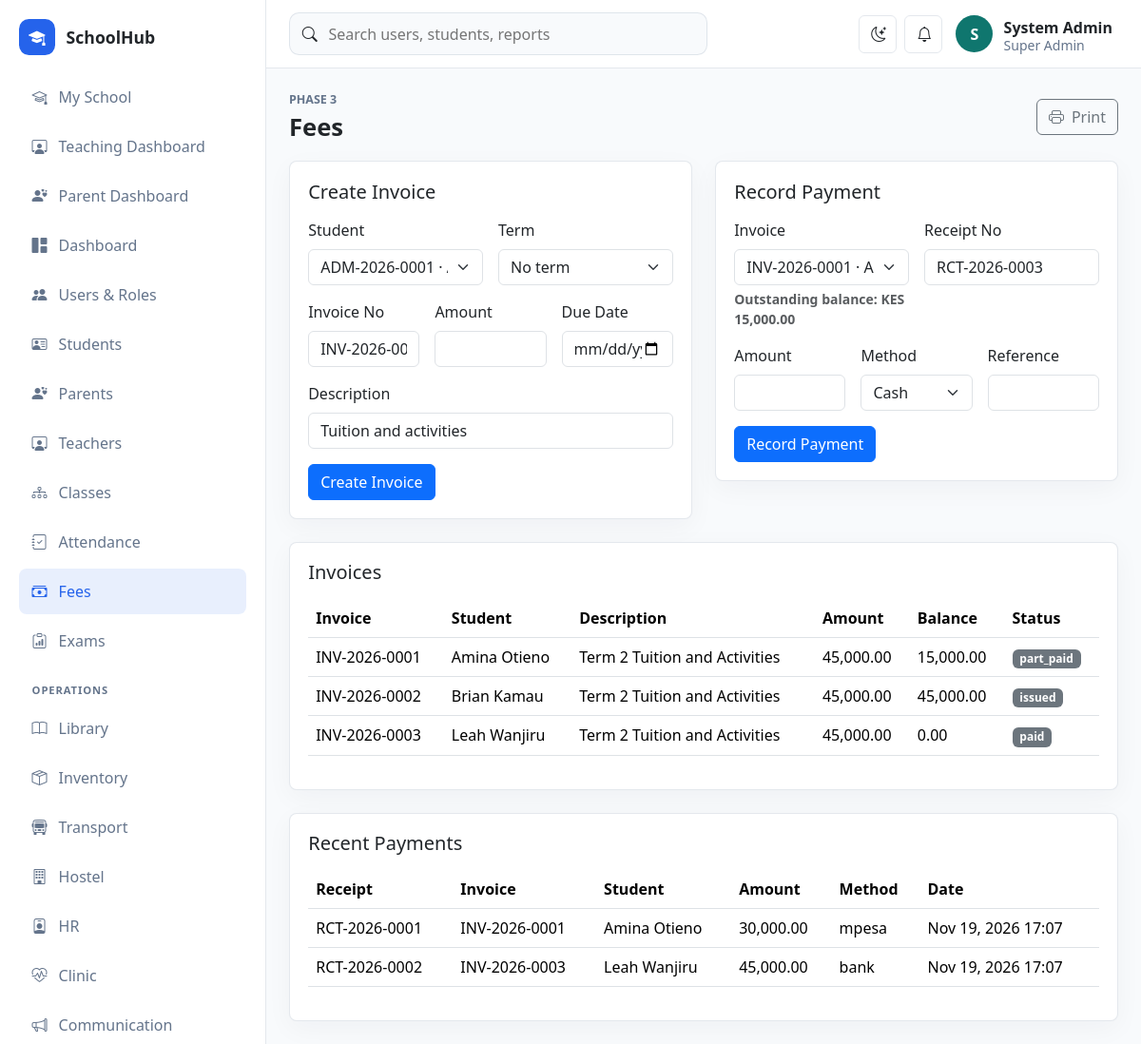
Page /school/public/fees (signed in) on the committed database.
### tables this page shows
CREATE TABLE fee_invoices (
    id BIGINT UNSIGNED AUTO_INCREMENT PRIMARY KEY,
    student_id BIGINT UNSIGNED NOT NULL,
    term_id BIGINT UNSIGNED NULL,
    invoice_no VARCHAR(80) NOT NULL UNIQUE,
    description VARCHAR(190) NOT NULL,
    amount DECIMAL(12,2) NOT NULL,
    balance DECIMAL(12,2) NOT NULL,
    due_date DATE NOT NULL,
    status ENUM('draft', 'issued', 'part_paid', 'paid', 'overdue', 'void') NOT NULL DEFAULT 'issued',
    created_at TIMESTAMP DEFAULT CURRENT_TIMESTAMP,
    INDEX idx_fee_invoices_student_status (student_id, status),
    CONSTRAINT fk_fee_invoices_student FOREIGN KEY (student_id) REFERENCES students(id),
    CONSTRAINT fk_fee_invoices_term FOREIGN KEY (term_id) REFERENCES terms(id) ON DELETE SET NULL
);

CREATE TABLE fee_payments (
    id BIGINT UNSIGNED AUTO_INCREMENT PRIMARY KEY,
    invoice_id BIGINT UNSIGNED NOT NULL,
    receipt_no VARCHAR(80) NOT NULL UNIQUE,
    amount_paid DECIMAL(12,2) NOT NULL,
    payment_method ENUM('cash', 'bank', 'mpesa', 'paypal', 'stripe') NOT NULL,
    payment_reference VARCHAR(120) NULL,
    received_by BIGINT UNSIGNED NULL,
    paid_at TIMESTAMP DEFAULT CURRENT_TIMESTAMP,
    INDEX idx_fee_payments_invoice (invoice_id),
    CONSTRAINT fk_fee_payments_invoice FOREIGN KEY (invoice_id) REFERENCES fee_invoices(id),
    CONSTRAINT fk_fee_payments_user FOREIGN KEY (received_by) REFERENCES users(id) ON DELETE SET NULL
);

### app/Core/View.php (called while the page is built, shortened)
<?php
final class View
{
    public static function render(string $view, array $data = [], string $layout = 'app'): void
    {
        extract($data, EXTR_SKIP);
        $viewFile = dirname(__DIR__) . "/Views/{$view}.php";
        require $viewFile;
    }
}

### app/Controllers/FeeController.php (called while the page is built, shortened)
<?php
final class FeeController
{
    public function index(): void
    {
        View::render('fees/index', [
            'title' => 'Fees',
            'invoices' => Fee::invoices(),
            'payments' => Fee::payments(),
            'students' => Lookup::students(),
            'terms' => Lookup::terms(),
            'nextInvoiceNo' => Fee::nextInvoiceNo(),
            'nextReceiptNo' => Fee::nextReceiptNo(),
        ]);
    }
}

### app/Core/Router.php (called while the page is built, shortened)
<?php
final class Router
{
    private array $routes = [];
    public function get(string $path, array $handler): void
    {
        $this->routes['GET'][$this->normalize($path)] = $handler;
    }
    public function post(string $path, array $handler): void
    {
        $this->routes['POST'][$this->normalize($path)] = $handler;
    }
    public function dispatch(): void
    {
        $method = Request::method();
        $path = Request::path();
        $handler = $this->routes[$method][$path] ?? null;
        [$class, $action] = $handler;
        (new $class())->{$action}();
    }
    private function normalize(string $path): string
    {
        return '/' . trim($path, '/');
    }
}

### public/index.php (called while the page is built, shortened)
<?php
require dirname(__DIR__) . '/app/Core/helpers.php';
$config = require dirname(__DIR__) . '/config/app.php';
$router = new Router();
$router->get('/', [DashboardController::class, 'index']);
$router->get('/login', [AuthController::class, 'showLogin']);
$router->post('/login', [AuthController::class, 'login']);
$router->post('/logout', [AuthController::class, 'logout']);
$router->get('/dashboard', [DashboardController::class, 'index']);
$router->get('/users', [UserController::class, 'index']);
$router->get('/users/create', [UserController::class, 'create']);
$router->post('/users', [UserController::class, 'store']);
$router->get('/users/edit', [UserController::class, 'edit']);
$router->post('/users/update', [UserController::class, 'update']);
$router->post('/users/delete', [UserController::class, 'destroy']);
$router->get('/students', [StudentController::class, 'index']);
$router->get('/students/create', [StudentController::class, 'create']);
$router->post('/students', [StudentController::class, 'store']);
$router->get('/students/edit', [StudentController::class, 'edit']);
$router->post('/students/update', [StudentController::class, 'update']);
$router->post('/students/delete', [StudentController::class, 'destroy']);
$router->get('/student-portal', [StudentPortalController::class, 'index']);
$router->get('/teacher-portal', [TeacherPortalController::class, 'index']);
$router->get('/parent-portal', [ParentPortalController::class, 'index']);
$router->get('/teachers', [TeacherController::class, 'index']);
$router->get('/teachers/create', [TeacherController::class, 'create']);
$router->post('/teachers', [TeacherController::class, 'store']);
$router->get('/teachers/edit', [TeacherController::class, 'edit']);
$router->post('/teachers/update', [TeacherController::class, 'update']);
$router->post('/teachers/delete', [TeacherController::class, 'destroy']);
$router->get('/parents', [ParentController::class, 'index']);
$router->get('/parents/create', [ParentController::class, 'create']);
$router->post('/parents', [ParentController::class, 'store']);
$router->get('/parents/edit', [ParentController::class, 'edit']);
$router->post('/parents/update', [ParentController::class, 'update']);
$router->post('/parents/delete', [ParentController::class, 'destroy']);
$router->get('/classes', [ClassController::class, 'index']);
$router->get('/classes/create', [ClassController::class, 'create']);
$router->post('/classes', [ClassController::class, 'store']);
$router->get('/classes/edit', [ClassController::class, 'edit']);
$router->post('/classes/update', [ClassController::class, 'update']);
$router->post('/classes/delete', [ClassController::class, 'destroy']);
$router->get('/attendance', [AttendanceController::class, 'index']);
$router->post('/attendance', [AttendanceController::class, 'store']);
$router->get('/fees', [FeeController::class, 'index']);
$router->post('/fees/invoice', [FeeController::class, 'invoice']);
$router->post('/fees/payment', [FeeController::class, 'payment']);
$router->get('/exams', [ExamController::class, 'index']);
$router->post('/exams/exam', [ExamController::class, 'exam']);
$router->post('/exams/result', [ExamController::class, 'result']);
$router->get('/operations', [OperationsController::class, 'index']);
$router->get('/operations/form', [OperationsController::class, 'form']);
$router->post('/operations/save', [OperationsController::class, 'save']);
$router->post('/operations/delete', [OperationsController::class, 'destroy']);
$router->get('/reports', [ReportController::class, 'index']);
$router->dispatch();

### app/Core/Auth.php (called while the page is built, shortened)
<?php
final class Auth
{
    public static function user(): ?array
    {
        return $_SESSION['user'] ?? null;
    }
    public static function can(string $permission): bool
    {
        $permissions = self::user()['permissions'] ?? [];
        return in_array($permission, $permissions, true);
    }
}

### config/app.php (called while the page is built)
<?php
return [
    'name' => 'SchoolHub',
    'base_url' => '/school/public',
    'timezone' => 'Africa/Nairobi',
    'session_name' => 'schoolhub_session',
    'debug' => true,
];

### config/database.php (called while the page is built)
<?php
return [
    'host' => '127.0.0.1',
    'port' => '3306',
    'database' => 'schoolhub',
    'username' => 'root',
    'password' => '',
    'charset' => 'utf8mb4',
];

### app/Core/Database.php (called while the page is built, shortened)
<?php
final class Database
{
    private static ?PDO $connection = null;
    public static function connection(): PDO
    {
        if (self::$connection !== null) {
            return self::$connection;
        }
        $config = require dirname(__DIR__, 2) . '/config/database.php';
        $dsn = sprintf(
            'mysql:host=%s;port=%s;dbname=%s;charset=%s',
            $config['host'],
            $config['port'],
            $config['database'],
            $config['charset']
        );
        try {
            self::$connection = new PDO($dsn, $config['username'], $config['password'], [
                PDO::ATTR_ERRMODE => PDO::ERRMODE_EXCEPTION,
                PDO::ATTR_DEFAULT_FETCH_MODE => PDO::FETCH_ASSOC,
                PDO::ATTR_EMULATE_PREPARES => false,
            ]);
        } catch (PDOException $exception) {
            http_response_code(500);
            exit('Database connection failed. Check config/database.php and import database/schema.sql.');
        }
        return self::$connection;
    }
}

### app/Core/helpers.php (called while the page is built, shortened)
<?php
function app_config(string $key, mixed $default = null): mixed
{
    static $config = null;
    $config ??= require dirname(__DIR__, 2) . '/config/app.php';
    return $config[$key] ?? $default;
}
function url(string $path = ''): string
{
    return rtrim(app_config('base_url'), '/') . '/' . ltrim($path, '/');
}
function e(mixed $value): string
{
    return htmlspecialchars((string)$value, ENT_QUOTES, 'UTF-8');
}

### app/Models/Lookup.php (called while the page is built, shortened)
<?php
final class Lookup
{
    public static function students(): array
    {
        return Database::connection()->query(
            'SELECT id, admission_no, CONCAT(first_name, " ", last_name) AS name FROM students ORDER BY admission_no'
        )->fetchAll();
    }
}

### app/Models/Fee.php (called while the page is built, shortened)
<?php
final class Fee
{
    public static function invoices(): array
    {
        return Database::connection()->query(
            'SELECT fee_invoices.*, students.admission_no, CONCAT(students.first_name, " ", students.last_name) AS student_name,
                    terms.name AS term_name
             FROM fee_invoices
             JOIN students ON students.id = fee_invoices.student_id
             LEFT JOIN terms ON terms.id = fee_invoices.term_id
             ORDER BY fee_invoices.created_at DESC'
        )->fetchAll();
    }
    public static function payments(): array
    {
        return Database::connection()->query(
            'SELECT fee_payments.*, fee_invoices.invoice_no, CONCAT(students.first_name, " ", students.last_name) AS student_name
             FROM fee_payments
             JOIN fee_invoices ON fee_invoices.id = fee_payments.invoice_id
             JOIN students ON students.id = fee_invoices.student_id
             ORDER BY fee_payments.paid_at DESC
             LIMIT 50'
        )->fetchAll();
    }
}

### app/Views/fees/index.php (the view)
<div class="page-heading"><div><p class="eyebrow">Phase 3</p><h1>Fees</h1></div><button class="btn btn-outline-secondary" onclick="window.print()"><i class="bi bi-printer me-2"></i>Print</button></div>
<div class="row g-4">
    <?php if (\App\Core\Auth::can('finance.manage')): ?>
    <div class="col-xl-6"><section class="panel"><h2 class="h5 mb-3">Create Invoice</h2><form class="row g-3" method="post" action="<?= e(url('/fees/invoice')) ?>"><?= csrf_field() ?><div class="col-md-6"><label class="form-label">Student</label><select class="form-select" name="student_id" required><?php foreach ($students as $student): ?><option value="<?= e($student['id']) ?>"><?= e($student['admission_no'] . ' · ' . $student['name']) ?></option><?php endforeach; ?></select></div><div class="col-md-6"><label class="form-label">Term</label><select class="form-select" name="term_id"><option value="">No term</option><?php foreach ($terms as $term): ?><option value="<?= e($term['id']) ?>"><?= e($term['name']) ?></option><?php endforeach; ?></select></div><div class="col-md-4"><label class="form-label">Invoice No</label><input class="form-control" name="invoice_no" value="<?= e($nextInvoiceNo) ?>" required></div><div class="col-md-4"><label class="form-label">Amount</label><input class="form-control" type="number" min="0.01" step="0.01" name="amount" required></div><div class="col-md-4"><label class="form-label">Due Date</label><input class="form-control" type="date" name="due_date" required></div><div class="col-12"><label class="form-label">Description</label><input class="form-control" name="description" value="Tuition and activities" required></div><div class="col-12"><button class="btn btn-primary">Create Invoice</button></div></form></section></div>
    <div class="col-xl-6"><section class="panel"><h2 class="h5 mb-3">Record Payment</h2><form class="row g-3" method="post" action="<?= e(url('/fees/payment')) ?>"><?= csrf_field() ?><div class="col-md-6"><label class="form-label">Invoice</label><select class="form-select" id="invoice_id" name="invoice_id" required><?php foreach ($invoices as $invoice): ?><?php if ((float)$invoice['balance'] > 0): ?><option value="<?= e($invoice['id']) ?>" data-balance="<?= e($invoice['balance']) ?>"><?= e($invoice['invoice_no'] . ' · ' . $invoice['student_name']) ?></option><?php endif; ?><?php endforeach; ?></select><div class="form-text fw-semibold" id="payment-balance">Outstanding balance: KES 0.00</div></div><div class="col-md-6"><label class="form-label">Receipt No</label><input class="form-control" name="receipt_no" value="<?= e($nextReceiptNo) ?>" required></div><div class="col-md-4"><label class="form-label">Amount</label><input class="form-control" id="amount_paid" type="number" min="0.01" step="0.01" name="amount_paid" required></div><div class="col-md-4"><label class="form-label">Method</label><select class="form-select" name="payment_method"><?php foreach (['cash','bank','mpesa','paypal','stripe'] as $method): ?><option value="<?= e($method) ?>"><?= e(ucfirst($method)) ?></option><?php endforeach; ?></select></div><div class="col-md-4"><label class="form-label">Reference</label><input class="form-control" name="payment_reference"></div><div class="col-12"><button class="btn btn-primary">Record Payment</button></div></form></section></div>
    <?php endif; ?>
    <div class="col-12"><section class="panel"><h2 class="h5 mb-3">Invoices</h2><div class="table-responsive"><table class="table align-middle"><thead><tr><th>Invoice</th><th>Student</th><th>Description</th><th>Amount</th><th>Balance</th><th>Status</th></tr></thead><tbody><?php foreach ($invoices as $invoice): ?><tr><td><?= e($invoice['invoice_no']) ?></td><td><?= e($invoice['student_name']) ?></td><td><?= e($invoice['description']) ?></td><td><?= e(number_format((float)$invoice['amount'], 2)) ?></td><td><?= e(number_format((float)$invoice['balance'], 2)) ?></td><td><span class="badge text-bg-secondary"><?= e($invoice['status']) ?></span></td></tr><?php endforeach; ?></tbody></table></div></section></div>
    <div class="col-12"><section class="panel"><h2 class="h5 mb-3">Recent Payments</h2><div class="table-responsive"><table class="table align-middle"><thead><tr><th>Receipt</th><th>Invoice</th><th>Student</th><th>Amount</th><th>Method</th><th>Date</th></tr></thead><tbody><?php foreach ($payments as $payment): ?><tr><td><?= e($payment['receipt_no']) ?></td><td><?= e($payment['invoice_no']) ?></td><td><?= e($payment['student_name']) ?></td><td><?= e(number_format((float)$payment['amount_paid'], 2)) ?></td><td><?= e($payment['payment_method']) ?></td><td><?= e(date('M j, Y H:i', strtotime($payment['paid_at']))) ?></td></tr><?php endforeach; ?></tbody></table></div></section></div>
</div>

### public/assets/css/app.css (style rules this page uses)
:root { --sidebar-width: 280px; --border-color: rgba(148, 163, 184, .25); --surface: #ffffff; --muted-surface: #f8fafc; --text-soft: #64748b; }
body { background: var(--muted-surface); color: var(--bs-body-color); }
.page-heading { display: flex; justify-content: space-between; align-items: center; gap: 1rem; margin-bottom: 1.25rem; }
.page-heading h1 { margin: 0; font-size: clamp(1.6rem, 2vw, 2.2rem); font-weight: 800; }
.eyebrow { margin: 0 0 .25rem; color: var(--text-soft); font-size: .78rem; text-transform: uppercase; font-weight: 800; }
.metric-card, .panel { background: var(--surface); border: 1px solid var(--border-color); border-radius: .5rem; box-shadow: 0 8px 28px rgba(15, 23, 42, .04); }
.panel { padding: 1.2rem; }

### rows in the picture
fee_invoices: invoice_no "INV-2026-0001", student_name "Amina Otieno", description "Term 2 Tuition and Activities", amount "45,000.00", balance "15,000.00", status "part_paid"
fee_invoices: invoice_no "INV-2026-0002", student_name "Brian Kamau", description "Term 2 Tuition and Activities", amount "45,000.00", balance "45,000.00", status "issued"
fee_invoices: invoice_no "INV-2026-0003", student_name "Leah Wanjiru", description "Term 2 Tuition and Activities", amount "45,000.00", balance "0.00", status "paid"
fee_payments: receipt_no "RCT-2026-0001", invoice.invoice_no "INV-2026-0001", student_name "Amina Otieno", amount_paid "30,000.00", payment_method "mpesa", paid_at "Nov 19, 2026 17:07"
fee_payments: receipt_no "RCT-2026-0002", invoice.invoice_no "INV-2026-0003", student_name "Leah Wanjiru", amount_paid "45,000.00", payment_method "bank", paid_at "Nov 19, 2026 17:07"

### other values in the picture
app_config('name') "SchoolHub"
substr(current_user()['name'] ?? 'U', 0, 1) "S"
current_user()['name'] "System Admin"
current_user()['role'] "Super Admin"
form field student_id "ADM-2026-0001 · Amina Otieno"
form field invoice_id "INV-2026-0001 · Amina Otieno"
form field payment_method "Cash"
